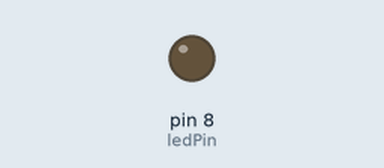
Simulated run of this sketch. Board: Arduino Uno, built with avr-gcc and run on an emulated ATmega328P. Parts: output pins drawn as LEDs (lit = HIGH). The audio player accepts every command and is not drawn; what the sketch prints to the serial monitor is not drawn.

Above: at 0.3 s.
At 10.45 s:
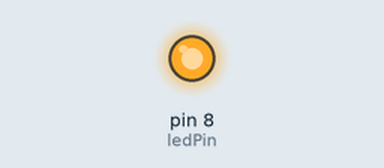
Timing chart, 0 to 10.8 s (numbered marks = the images above):
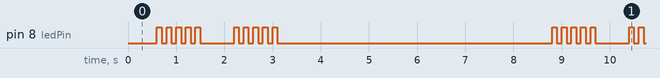

Measured:
- by itself, pin 8 (ledPin): repeats every 8.2 s: 4 × (LOW 0.10 s, HIGH 0.10 s), LOW 0.70 s, 4 × (HIGH 0.10 s, LOW 0.10 s), HIGH 0.10 s, LOW 5.7 s, HIGH 0.10 s
- by itself, everything shown: repeats every 8.2 s, in 20 steps

The sketch:

Speaker_Hello_World.ino
```cpp
#include <Arduino.h>
#include <Talkie.h>
#include <Vocab_US_TI99.h>

Talkie voice;
const int ledPin = 8;

void flashLED(int times, int delayTime) {
  for (int i = 0; i < times; i++) {
    digitalWrite(ledPin, HIGH);
    delay(delayTime);
    digitalWrite(ledPin, LOW);
    delay(delayTime);
  }
}

void setup() {
  pinMode(ledPin, OUTPUT);
  Serial.begin(115200);
  Serial.println(F("Starting LED flash between speech segments..."));
}

void loop() {
  voice.say(spt_HELLO);

  flashLED(5, 100);

  voice.say(spt_WORDS);

  flashLED(5, 100);

  delay(5000);
}
```
